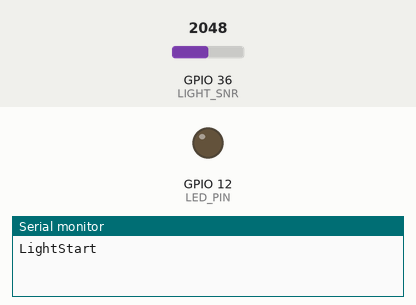
A sketch run on a simulated ESP32. Shown: output pins drawn as LEDs (lit = HIGH), the last lines printed to the serial monitor. The test bench sets the inputs (shaded band); at power-on: GPIO 36 (LIGHT_SNR) = 2048.

Above: at 0.1 s.
At 3.1 s:
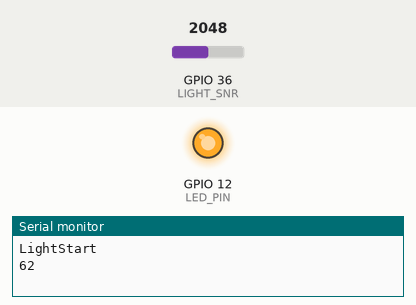
Timing chart, 0 to 4.6 s (numbered marks = the images above):
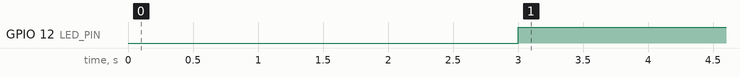

Measured:
- by itself, GPIO 12 (LED_PIN): LOW → HIGH at 3.0 s

The sketch:

phototrans_led.ino
```cpp
const byte LIGHT_SNR = 36;
const byte LED_PIN = 12;

byte light_status = 0;

void setup() {
  // put your setup code here, to run once:
  Serial.begin(115200);
  Serial.println();
  Serial.println("LightStart");
  pinMode(LED_PIN, OUTPUT);
}

void loop() {
  // put your main code here, to run repeatedly:
  delay(3000);
  unsigned short g_light = analogRead(LIGHT_SNR) * 100 / 4095 / 0.8;

  if(g_light < 70) {
    if(light_status == 0) {
      digitalWrite(LED_PIN, HIGH);
      light_status = 1;
    }
  } else {
    if(light_status != 0) {
      digitalWrite(LED_PIN, LOW);
      light_status = 0;
    }
  }

  Serial.println(String(g_light));
}
```
